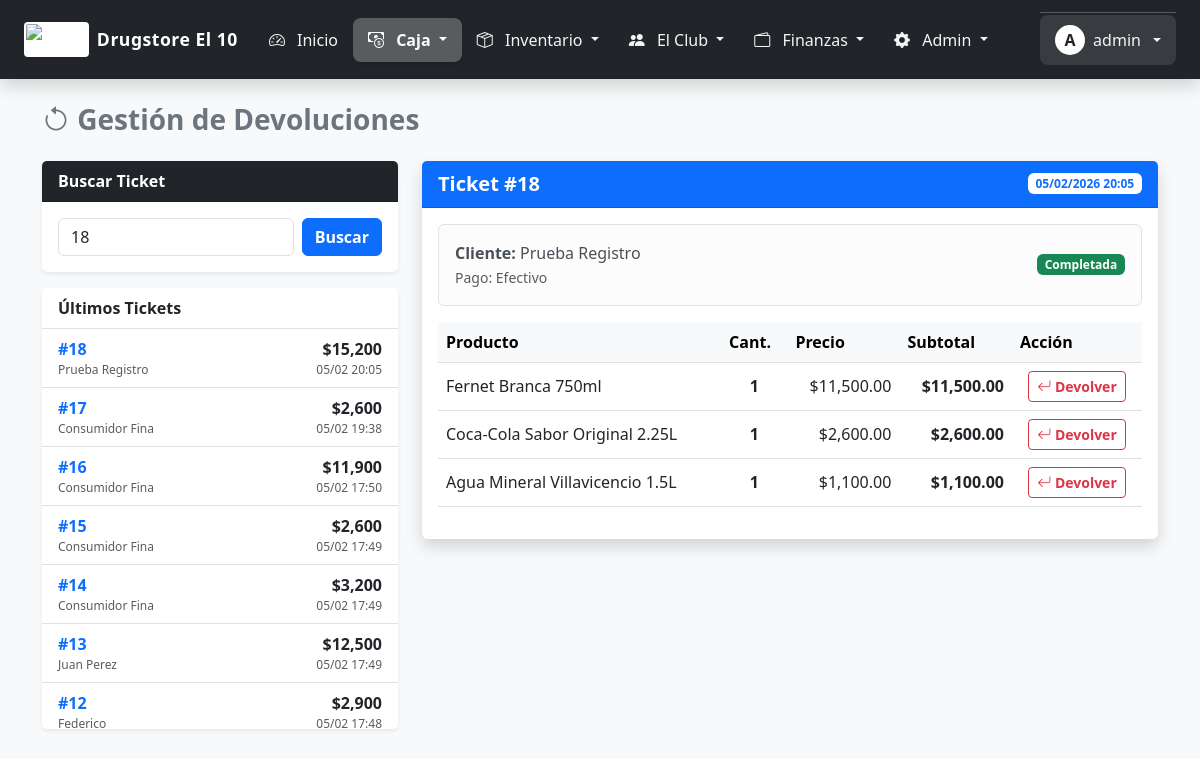
/devoluciones.php?id_ticket=18 (signed in), run on the app's committed database.
### tables this page shows
CREATE TABLE `ventas` (
  `id` int(11) NOT NULL,
  `codigo_ticket` varchar(50) DEFAULT NULL,
  `id_caja_sesion` int(11) NOT NULL,
  `id_usuario` int(11) NOT NULL,
  `id_cliente` int(11) NOT NULL,
  `fecha` datetime DEFAULT current_timestamp(),
  `total` decimal(12,2) NOT NULL,
  `descuento_monto_cupon` decimal(12,2) DEFAULT 0.00,
  `descuento_manual` decimal(12,2) DEFAULT 0.00,
  `codigo_cupon` varchar(50) DEFAULT NULL,
  `metodo_pago` enum('Efectivo','Debito','Credito','MP','CtaCorriente','Mixto') DEFAULT 'Efectivo',
  `estado` enum('completada','anulada','pendiente_retiro') DEFAULT 'completada',
  `origen` enum('local','web') DEFAULT 'local'
);

CREATE TABLE `clientes` (
  `id` int(11) NOT NULL,
  `nombre` varchar(100) NOT NULL,
  `dni_cuit` varchar(20) DEFAULT NULL,
  `email` varchar(100) DEFAULT NULL,
  `password` varchar(255) DEFAULT NULL,
  `telefono` varchar(50) DEFAULT NULL,
  `direccion` varchar(255) DEFAULT NULL,
  `foto_perfil` varchar(255) DEFAULT 'default_user.png',
  `fecha_nacimiento` date DEFAULT NULL,
  `recibir_notificaciones` tinyint(1) DEFAULT 1,
  `limite_credito` decimal(12,2) DEFAULT 0.00,
  `saldo_deudor` decimal(12,2) DEFAULT 0.00,
  `puntos_acumulados` int(11) DEFAULT 0,
  `fecha_registro` datetime DEFAULT current_timestamp(),
  `whatsapp` varchar(50) DEFAULT NULL,
  `dni` varchar(20) DEFAULT NULL,
  `saldo_actual` decimal(10,2) DEFAULT 0.00,
  `saldo_favor` decimal(10,2) DEFAULT 0.00
);

CREATE TABLE `detalle_ventas` (
  `id` int(11) NOT NULL,
  `id_venta` int(11) NOT NULL,
  `id_producto` int(11) NOT NULL,
  `cantidad` decimal(12,3) NOT NULL,
  `precio_historico` decimal(12,2) NOT NULL,
  `subtotal` decimal(12,2) NOT NULL
);

CREATE TABLE `productos` (
  `id` int(11) NOT NULL,
  `codigo_barras` varchar(100) DEFAULT NULL,
  `descripcion` varchar(255) NOT NULL,
  `descripcion_larga` text DEFAULT NULL,
  `id_categoria` int(11) DEFAULT NULL,
  `id_proveedor` int(11) DEFAULT NULL,
  `tipo` enum('unitario','combo','pesable') DEFAULT 'unitario',
  `precio_costo` decimal(12,2) NOT NULL DEFAULT 0.00,
  `precio_venta` decimal(12,2) NOT NULL DEFAULT 0.00,
  `precio_oferta` decimal(12,2) DEFAULT NULL,
  `stock_actual` decimal(12,3) NOT NULL DEFAULT 0.000,
  `stock_minimo` decimal(12,3) DEFAULT 5.000,
  `imagen_url` varchar(255) DEFAULT 'default.jpg',
  `es_destacado_web` tinyint(1) DEFAULT 0,
  `es_apto_celiaco` tinyint(1) DEFAULT 0,
  `es_apto_vegano` tinyint(1) DEFAULT 0,
  `activo` tinyint(1) DEFAULT 1,
  `fecha_vencimiento` date DEFAULT NULL,
  `dias_alerta` int(11) DEFAULT NULL,
  `es_vegano` tinyint(1) DEFAULT 0,
  `es_celiaco` tinyint(1) DEFAULT 0
);

### devoluciones.php (the view, shortened to what this page needs)
<?php
try {
    $conexion->exec("CREATE TABLE IF NOT EXISTS devoluciones (id INT AUTO_INCREMENT PRIMARY KEY, id_venta_original INT, id_producto INT, cantidad DECIMAL(10,2), monto_devuelto DECIMAL(10,2), fecha DATETIME, id_usuario INT)");
} catch(Exception $e) { }
$venta = null;
$items = [];
$productos_devueltos = [];
$id_ticket_buscado = $_GET['id_ticket'] ?? '';
if ($id_ticket_buscado > 0) {
    $stmt = $conexion->prepare("SELECT v.*, c.nombre as cliente FROM ventas v LEFT JOIN clientes c ON v.id_cliente = c.id WHERE v.id = ?");
    $stmt->execute([$id_ticket_buscado]);
    $venta = $stmt->fetch(PDO::FETCH_ASSOC);
    if ($venta) {
        $stmtDet = $conexion->prepare("SELECT d.*, p.descripcion FROM detalle_ventas d JOIN productos p ON d.id_producto = p.id WHERE d.id_venta = ?");
        $stmtDet->execute([$id_ticket_buscado]);
        $items = $stmtDet->fetchAll(PDO::FETCH_ASSOC);
        $stmtDevs = $conexion->prepare("SELECT id_producto FROM devoluciones WHERE id_venta_original = ?");
        $stmtDevs->execute([$id_ticket_buscado]);
        $productos_devueltos = $stmtDevs->fetchAll(PDO::FETCH_COLUMN);
    }
}
$ultimas = $conexion->query("SELECT v.id, v.total, v.fecha, c.nombre, (SELECT COUNT(*) FROM devoluciones d WHERE d.id_venta_original = v.id) as tiene_dev FROM ventas v LEFT JOIN clientes c ON v.id_cliente = c.id ORDER BY v.id DESC LIMIT 15")->fetchAll(PDO::FETCH_ASSOC);
?>
<!DOCTYPE html>
<html lang="es">
<head>
    <link href="https://cdn.jsdelivr.net/npm/bootstrap@5.3.0/dist/css/bootstrap.min.css" rel="stylesheet">
    <link rel="stylesheet" href="https://cdn.jsdelivr.net/npm/bootstrap-icons@1.10.0/font/bootstrap-icons.css">
</head>
<body class="bg-light">
    <?php
    if(file_exists('includes/menu.php')) include 'includes/menu.php';
    elseif(file_exists('menu.php')) include 'menu.php';
    ?>
    <div class="container pb-5 mt-4">
        <h3 class="mb-4 fw-bold text-secondary"><i class="bi bi-arrow-counterclockwise"></i> Gestión de Devoluciones</h3>
        <div class="row">
            <div class="col-md-4">
                <div class="card shadow-sm mb-3 border-0">
                    <div class="card-header bg-dark text-white fw-bold">Buscar Ticket</div>
                    <div class="card-body">
                        <form method="GET" class="d-flex gap-2">
                            <input type="number" name="id_ticket" class="form-control" placeholder="N° Ticket" required value="<?php echo htmlspecialchars($id_ticket_buscado); ?>">
                            <button class="btn btn-primary fw-bold">Buscar</button>
                        </form>
                    </div>
                </div>
                <div class="card shadow-sm border-0">
                    <div class="card-header bg-white fw-bold border-bottom">Últimos Tickets</div>
                    <div class="list-group list-group-flush" style="max-height: 400px; overflow-y: auto;">
                        <?php foreach($ultimas as $u): ?>
                            <a href="devoluciones.php?id_ticket=<?php echo $u['id']; ?>" class="list-group-item list-group-item-action d-flex justify-content-between align-items-center">
                                <div>
                                    <span class="fw-bold text-primary">#<?php echo $u['id']; ?></span>
                                    <small class="d-block text-muted" style="font-size:0.75rem"><?php echo substr($u['nombre'] ?? 'Consumidor Final', 0, 15); ?></small>
                                </div>
                                <div class="text-end">
                                    <span class="fw-bold text-dark">$<?php echo number_format($u['total'], 0); ?></span>
                                    <small class="d-block text-muted" style="font-size:0.75rem"><?php echo date('d/m H:i', strtotime($u['fecha'])); ?></small>
                                </div>
                            </a>
                        <?php endforeach; ?>
                    </div>
                </div>
            </div>
            <div class="col-md-8">
                <?php if($venta): ?>
                    <div class="card shadow border-0">
                        <div class="card-header bg-primary text-white d-flex justify-content-between align-items-center">
                            <span class="fw-bold fs-5">Ticket #<?php echo $venta['id']; ?></span>
                            <span class="badge bg-white text-primary"><?php echo date('d/m/Y H:i', strtotime($venta['fecha'])); ?></span>
                        </div>
                        <div class="card-body">
                            <div class="alert alert-light border d-flex justify-content-between align-items-center">
                                <div>
                                    <strong>Cliente:</strong> <?php echo $venta['cliente'] ?? 'Consumidor Final'; ?><br>
                                    <small class="text-muted">Pago: <?php echo $venta['metodo_pago']; ?></small>
                                </div>
                                <span class="badge bg-success">Completada</span>
                            </div>
                            <div class="table-responsive">
                                <table class="table table-hover align-middle">
                                    <thead class="table-light">
                                        <tr><th>Producto</th><th>Cant.</th><th>Precio</th><th>Subtotal</th><th>Acción</th></tr>
                                    </thead>
                                    <tbody>
                                        <?php foreach($items as $i):
                                            $ya_devuelto = in_array($i['id_producto'], $productos_devueltos);
                                            $clase_row = $ya_devuelto ? 'row-devuelto' : '';
                                        ?>
                                        <tr class="<?php echo $clase_row; ?>">
                                            <td><?php echo $i['descripcion']; ?><?php if($ya_devuelto): ?><span class="badge bg-danger ms-2">DEVUELTO</span><?php endif; ?></td>
                                            <td class="text-center fw-bold"><?php echo floatval($i['cantidad']); ?></td>
                                            <td class="text-end">$<?php echo number_format($i['precio_historico'] ?? $i['precio_unitario'] ?? 0, 2); ?></td>
                                            <td class="text-end fw-bold">$<?php echo number_format($i['subtotal'], 2); ?></td>
                                            <td class="text-center">
                                                <?php if($ya_devuelto): ?>
                                                    <button class="btn btn-secondary btn-sm fw-bold" disabled><i class="bi bi-x-circle"></i> Ya Devuelto</button>
                                                <?php else: ?>
                                                    <form method="POST" class="form-devolucion">
                                                        <button type="button" class="btn btn-outline-danger btn-sm fw-bold btn-confirmar-dev"><i class="bi bi-arrow-return-left"></i> Devolver</button>
                                                    </form>
                                                <?php endif; ?>
                                            </td>
                                        </tr>
                                        <?php endforeach; ?>
                                    </tbody>
                                </table>
                            </div>
                        </div>
                    </div>
                <?php endif; ?>
            </div>
        </div>
    </div>
</body>
</html>

### data on the page
ventas: id "18", id_cliente.nombre "Prueba Registro", total "15,200", fecha "05/02 20:05", fecha "05/02/2026 20:05", metodo_pago "Efectivo"
ventas: id "17", id_cliente.nombre "Consumidor Fina", total "2,600", fecha "05/02 19:38"
ventas: id "16", id_cliente.nombre "Consumidor Fina", total "11,900", fecha "05/02 17:50"
ventas: id "15", id_cliente.nombre "Consumidor Fina", total "2,600", fecha "05/02 17:49"
ventas: id "14", id_cliente.nombre "Consumidor Fina", total "3,200", fecha "05/02 17:49"
ventas: id "13", id_cliente.nombre "Juan Perez", total "12,500", fecha "05/02 17:49"
ventas: id "12", id_cliente.nombre "Federico", total "2,900", fecha "05/02 17:48"
detalle_ventas: id_producto.descripcion "Fernet Branca 750ml", cantidad "1", precio_historico "11,500.00", subtotal "11,500.00"
detalle_ventas: id_producto.descripcion "Coca-Cola Sabor Original 2.25L", cantidad "1", precio_historico "2,600.00", subtotal "2,600.00"
detalle_ventas: id_producto.descripcion "Agua Mineral Villavicencio 1.5L", cantidad "1", precio_historico "1,100.00", subtotal "1,100.00"

### other printed values
$nombre_negocio "Drugstore El 10"
substr($_SESSION['usuario'] ?? 'U', 0, 1) "A"
$_SESSION['usuario'] "admin"
